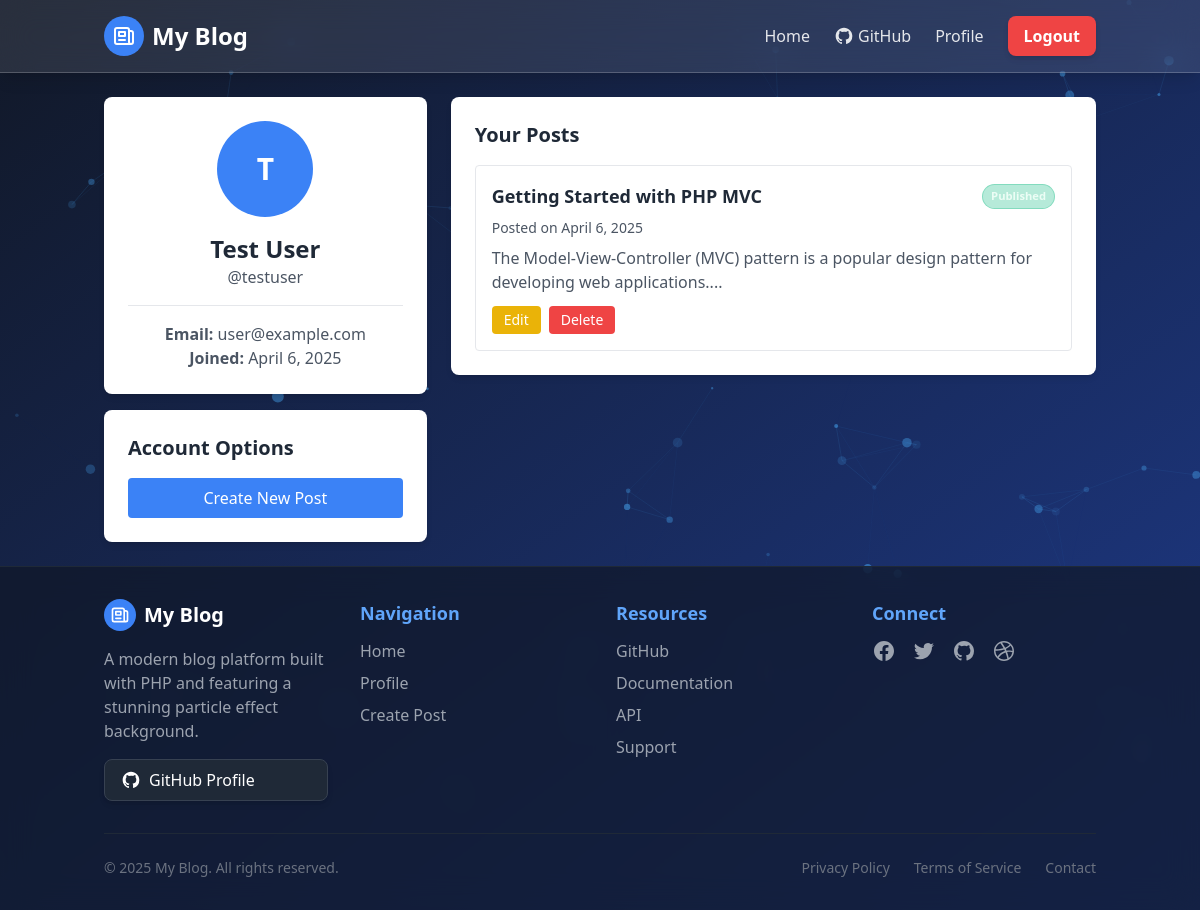
The app's page /public/users/profile (signed in) with its own data.
### tables this page shows
CREATE TABLE IF NOT EXISTS users (
  id INT AUTO_INCREMENT PRIMARY KEY,
  name VARCHAR(255) NOT NULL,
  email VARCHAR(255) NOT NULL UNIQUE,
  username VARCHAR(50) NOT NULL UNIQUE,
  password VARCHAR(255) NOT NULL,
  role ENUM('admin', 'user') NOT NULL DEFAULT 'user',
  created_at TIMESTAMP DEFAULT CURRENT_TIMESTAMP,
  updated_at TIMESTAMP DEFAULT CURRENT_TIMESTAMP ON UPDATE CURRENT_TIMESTAMP
);

CREATE TABLE IF NOT EXISTS posts (
  id INT AUTO_INCREMENT PRIMARY KEY,
  user_id INT NOT NULL,
  title VARCHAR(255) NOT NULL,
  slug VARCHAR(255) NOT NULL UNIQUE,
  body TEXT NOT NULL,
  image VARCHAR(255) NOT NULL DEFAULT 'noimage.jpg',
  status ENUM('published', 'draft') NOT NULL DEFAULT 'published',
  created_at TIMESTAMP DEFAULT CURRENT_TIMESTAMP,
  updated_at TIMESTAMP DEFAULT CURRENT_TIMESTAMP ON UPDATE CURRENT_TIMESTAMP,
  FOREIGN KEY (user_id) REFERENCES users(id) ON DELETE CASCADE
);

### app/controllers/Users.php (called while the page is built, shortened)
<?php
class Users extends Controller {
    private $userModel;
    private $postModel;
    public function __construct() {
        $this->userModel = $this->model('User');
        $this->postModel = $this->model('Post');
    }
    public function profile() {
        $user = $this->userModel->getUserById($_SESSION['user_id']);
        $posts = $this->postModel->getUserPosts($_SESSION['user_id']);
        $data = [
            'user' => $user,
            'posts' => $posts
        ];
        $this->view('users/profile', $data);
    }
}
?>

### app/helpers/Router.php (called while the page is built, shortened)
<?php
class Router {
    protected $currentMethod = DEFAULT_METHOD;
    public function __construct() {
        $url = $this->getUrl();
        if(isset($url[0]) && file_exists('../app/controllers/' . ucwords($url[0]) . '.php')) {
            unset($url[0]);
        }
        $this->currentController = new $this->currentController;
        if(isset($url[1])) {
            if(method_exists($this->currentController, $url[1])) {
                $this->currentMethod = $url[1];
                unset($url[1]);
            }
        }
        $this->params = $url ? array_values($url) : [];
        call_user_func_array([$this->currentController, $this->currentMethod], $this->params);
    }
    public function getUrl() {
        if(isset($_GET['url'])) {
            $url = rtrim($_GET['url'], '/');
            $url = filter_var($url, FILTER_SANITIZE_URL);
            $url = explode('/', $url);
            return $url;
        }
        return ['posts', 'index'];
    }
}
?>

### public/index.php (called while the page is built, shortened)
<?php
require_once '../app/helpers/Router.php';
require_once '../app/models/Database.php';
$router = new Router();
?>

### app/models/Database.php (called while the page is built, shortened)
<?php
class Database {
    private $host = DB_HOST;
    private $user = DB_USER;
    private $pass = DB_PASS;
    private $dbname = DB_NAME;
    private $dbh;
    private $stmt;
    public function __construct() {
        $dsn = 'mysql:host=' . $this->host . ';dbname=' . $this->dbname;
        $options = array(
            PDO::ATTR_PERSISTENT => true,
            PDO::ATTR_ERRMODE => PDO::ERRMODE_EXCEPTION
        );
        try {
            $this->dbh = new PDO($dsn, $this->user, $this->pass, $options);
        } catch(PDOException $e) {
            $this->error = $e->getMessage();
            echo 'Database Connection Error: ' . $this->error;
        }
    }
    public function query($sql) {
        $this->stmt = $this->dbh->prepare($sql);
    }
    public function bind($param, $value, $type = null) {
        if(is_null($type)) {
            switch(true) {
                case is_int($value):
                    $type = PDO::PARAM_INT;
                    break;
            }
        }
        $this->stmt->bindValue($param, $value, $type);
    }
    public function execute() {
        return $this->stmt->execute();
    }
    public function resultSet() {
        $this->execute();
        return $this->stmt->fetchAll(PDO::FETCH_OBJ);
    }
    public function single() {
        $this->execute();
        return $this->stmt->fetch(PDO::FETCH_OBJ);
    }
}
?>

### app/models/User.php (called while the page is built, shortened)
<?php
class User {
    private $db;
    public function __construct() {
        $this->db = new Database;
    }
    public function getUserById($id) {
        $this->db->query('SELECT * FROM users WHERE id = :id');
        $this->db->bind(':id', $id);
        return $this->db->single();
    }
}
?>

### app/models/Post.php (called while the page is built, shortened)
<?php
class Post {
    private $db;
    public function __construct() {
        $this->db = new Database;
    }
    public function getUserPosts($userId) {
        $this->db->query('SELECT * FROM posts WHERE user_id = :user_id ORDER BY created_at DESC');
        $this->db->bind(':user_id', $userId);
        return $this->db->resultSet();
    }
}
?>

### app/views/users/profile.php (the view, shortened to what this page needs)
<?php require APPROOT . '/views/includes/header.php'; ?>
<div class="flex flex-col md:flex-row gap-6">
  <div class="md:w-1/3">
    <div class="bg-white rounded-lg shadow-md p-6">
      <div class="text-center">
        <div class="h-24 w-24 rounded-full bg-blue-500 flex items-center justify-center text-white text-3xl font-bold mx-auto mb-4">
          <?php echo substr($data['user']->name, 0, 1); ?>
        </div>
        <h2 class="text-2xl font-bold text-gray-800"><?php echo $data['user']->name; ?></h2>
        <p class="text-gray-600 mb-2">@<?php echo $data['user']->username; ?></p>
        <div class="mt-4 pt-4 border-t border-gray-200">
          <p class="text-gray-600">
            <span class="font-semibold">Email:</span> <?php echo $data['user']->email; ?>
          </p>
          <p class="text-gray-600">
            <span class="font-semibold">Joined:</span> <?php echo date('F j, Y', strtotime($data['user']->created_at)); ?>
          </p>
        </div>
      </div>
    </div>
    <?php if($data['user']->id == $_SESSION['user_id']) : ?>
      <div class="mt-4 bg-white rounded-lg shadow-md p-6">
        <h3 class="text-xl font-bold text-gray-800 mb-4">Account Options</h3>
        <div class="space-y-2">
          <a href="<?php echo BASE_URL; ?>/posts/add" class="block py-2 px-4 bg-blue-500 hover:bg-blue-600 text-white rounded text-center">
            Create New Post
          </a>
        </div>
      </div>
    <?php endif; ?>
  </div>
  <div class="md:w-2/3">
    <div class="bg-white rounded-lg shadow-md p-6">
      <h3 class="text-xl font-bold text-gray-800 mb-4">
        <?php echo ($data['user']->id == $_SESSION['user_id']) ? 'Your Posts' : $data['user']->name . '\'s Posts'; ?>
      </h3>
      <?php if(empty($data['posts'])) : ?>
        <div class="bg-gray-100 p-4 rounded">
          <p class="text-gray-600 text-center">No posts yet.</p>
        </div>
      <?php else : ?>
        <div class="space-y-4">
          <?php foreach($data['posts'] as $post) : ?>
            <div class="border border-gray-200 rounded p-4 hover:bg-gray-50">
              <div class="flex justify-between items-start">
                <h4 class="text-lg font-semibold text-gray-800">
                  <a href="<?php echo BASE_URL; ?>/posts/show/<?php echo $post->id; ?>" class="hover:text-blue-600">
                    <?php echo $post->title; ?>
                  </a>
                </h4>
                <div>
                  <?php if($post->status == 'published') : ?>
                    <span class="status-published">Published</span>
                  <?php else : ?>
                    <span class="status-draft">Draft</span>
                  <?php endif; ?>
                </div>
              </div>
              <p class="text-sm text-gray-600 mt-2">
                Posted on <?php echo date('F j, Y', strtotime($post->created_at)); ?>
              </p>
              <p class="text-gray-600 mt-2">
                <?php echo substr(strip_tags($post->body), 0, 100) . '...'; ?>
              </p>
              <?php if($data['user']->id == $_SESSION['user_id'] || $_SESSION['user_role'] == 'admin') : ?>
                <div class="mt-3 flex space-x-2">
                  <a href="<?php echo BASE_URL; ?>/posts/edit/<?php echo $post->id; ?>" class="py-1 px-3 bg-yellow-500 hover:bg-yellow-600 text-white text-sm rounded">
                    Edit
                  </a>
                  <form action="<?php echo BASE_URL; ?>/posts/delete/<?php echo $post->id; ?>" method="POST" class="inline">
                    <button type="submit" onclick="return confirm('Are you sure you want to delete this post?');" class="py-1 px-3 bg-red-500 hover:bg-red-600 text-white text-sm rounded delete-btn">
                      Delete
                    </button>
                  </form>
                </div>
              <?php endif; ?>
            </div>
          <?php endforeach; ?>
        </div>
      <?php endif; ?>
    </div>
  </div>
</div>
<?php require APPROOT . '/views/includes/footer.php'; ?>

### public/css/style.css (style rules this page uses)
.status-published { background-color: rgba(16, 185, 129, 0.3); color: #ecfdf5; font-size: 0.7rem; padding: 0.2rem 0.5rem; border-radius: 9999px; font-weight: bold; display: inline-block; backdrop-filter: blur(4px); -webkit-backdrop-filter: blur(4px); border: 1px solid rgba(16, 185, 129, 0.3); }

### records on screen
users: name "T", name "Test User", username "testuser", email "user@example.com", created_at "April 6, 2025"
posts: title "Getting Started with PHP MVC", status "Published", created_at "April 6, 2025", body "The Model-View-Controller (MVC) pattern is a popular design pattern for developing web applications."

### other values on screen
APP_NAME "My Blog"
